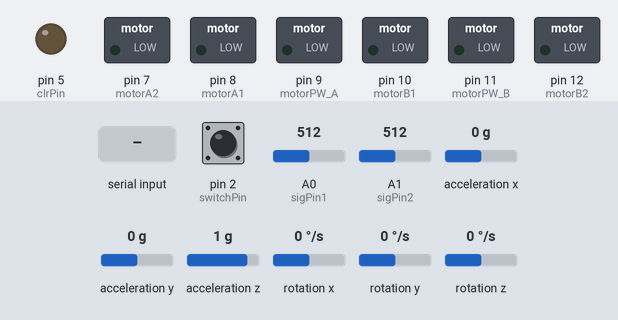
A sketch run on a simulated Arduino Uno, built with avr-gcc and run on an emulated ATmega328P. Shown: switched loads named in the sketch (green lamp = pin HIGH), output pins drawn as LEDs (lit = HIGH). The test bench sets the inputs (shaded band); at power-on: pin 2 (switchPin) HIGH, A0 (sigPin1) = 512, A1 (sigPin2) = 512, acceleration x 0 g, acceleration y 0 g, acceleration z 1 g, rotation x 0 °/s, rotation y 0 °/s, rotation z 0 °/s. Pins used as bus, display or sensor lines are not drawn; what the sketch prints to the serial monitor is not drawn.

Above: at 2.2 s.
2.3 s: "90,45\n" received over Serial
At 4.2 s:
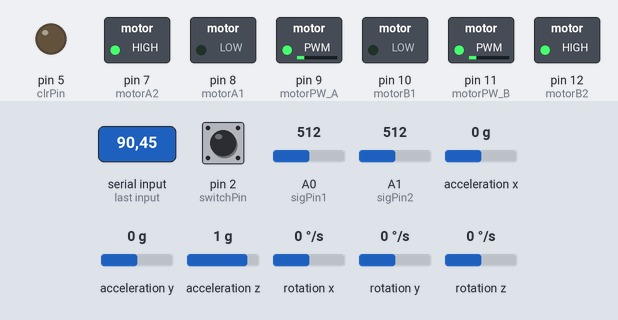
5.3 s: "30,150\n" received over Serial
At 6.5 s:
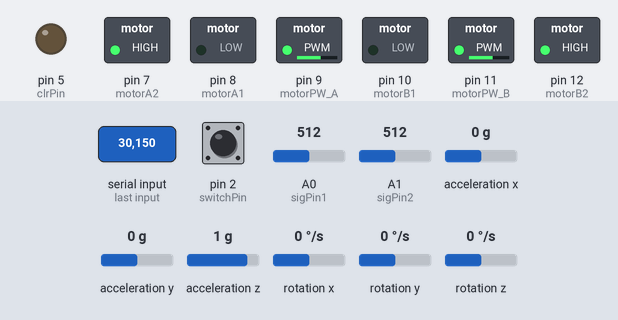
8.3 s: "200\n" received over Serial
At 9.2 s:
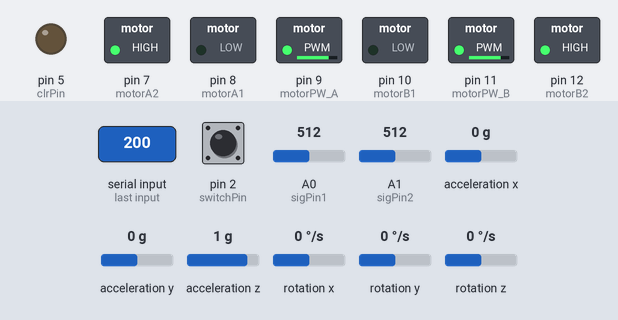
13.5 s: "90\n" received over Serial
At 14.8 s:
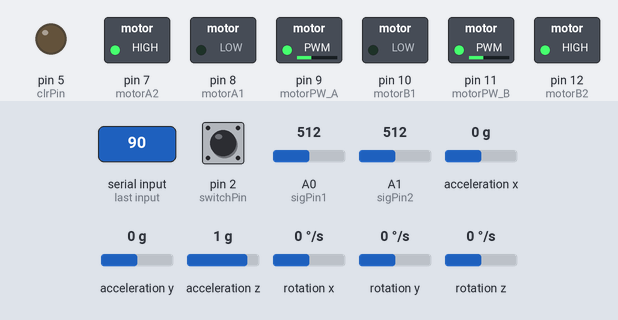
Timing chart, 0 to 16.8 s (numbered marks = the images above; inputs shaded):
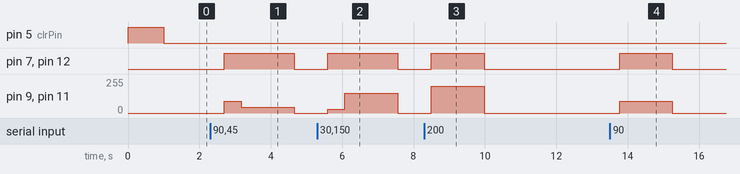

Measured:
- after the input at 2.3 s, pin 7 (motorA2), pin 12 (motorB2): LOW → HIGH after 0.40 s, → LOW 2.0 s later; pin 9 (motorPW_A), pin 11 (motorPW_B): 0/255 → 90/255 after 0.40 s, → 45/255 0.48 s later, → 0/255 1.5 s later
- after the input at 5.3 s, pin 7 (motorA2), pin 12 (motorB2): LOW → HIGH after 0.30 s, → LOW 2.0 s later; pin 9 (motorPW_A), pin 11 (motorPW_B): 0/255 → 30/255 after 0.30 s, → 150/255 0.48 s later, → 0/255 1.5 s later
- after the input at 8.3 s, pin 7 (motorA2), pin 12 (motorB2): LOW → HIGH after 0.20 s, → LOW 1.5 s later; pin 9 (motorPW_A), pin 11 (motorPW_B): 0/255 → 200/255 after 0.20 s, → 0/255 1.5 s later
- after the input at 13.5 s, pin 7 (motorA2), pin 12 (motorB2): LOW → HIGH after 0.28 s, → LOW 1.5 s later; pin 9 (motorPW_A), pin 11 (motorPW_B): 0/255 → 90/255 after 0.28 s, → 0/255 1.5 s later

The sketch:

001_code_integration.ino
```cpp
#include <Wire.h>
#include <MPU9250_asukiaaa.h>
#include <math.h>

// ====== 모터 드라이버 핀 설정 ======
const int motorA1 = 8;
const int motorA2 = 7;
const int motorPW_A = 9;

const int motorB1 = 10;
const int motorB2 = 12;
const int motorPW_B = 11;

const int switchPin = 2;

// ====== 압력센서 핀 및 설정 ======
const int numRows = 16;
const int numCols = 16;
const int delay_clr = 10;
const int delay_clc = 50;
const int clrPin = 5;
const int clkPin = 6;
const int sigPin1 = A0;
const int sigPin2 = A1;
const int colIdx[16] = {1,3,5,7,9,11,13,15,14,12,10,8,6,4,2,0};
int pressureData[numRows][numCols * 2] = { {0,}, };

// ====== 자이로 센서 설정 ======
MPU9250_asukiaaa mySensor;

// 초기 설정 -----------------------------------------------------
void setup() {
  Serial.begin(115200);

  // 모터 설정
  pinMode(motorA1, OUTPUT); pinMode(motorA2, OUTPUT); pinMode(motorPW_A, OUTPUT);
  pinMode(motorB1, OUTPUT); pinMode(motorB2, OUTPUT); pinMode(motorPW_B, OUTPUT);
  pinMode(switchPin, INPUT_PULLUP);

  // 압력센서 설정
  pinMode(clrPin, OUTPUT);
  pinMode(clkPin, OUTPUT);
  resetFSRcounter();

  // 자이로 센서 설정
  Wire.begin();
  mySensor.setWire(&Wire);
  mySensor.beginAccel();
  mySensor.beginGyro();
  delay(1000);
}

// 루프 --------------------------------------------------------
void loop() {
  // 자이로 측정 및 출력
  printIncline();

  // 압력센서 데이터 수집 및 출력
  readPressureData();
  sendJsonStart();
  sendPressureDataAsJson();
  sendJsonEnd();

  // 모터 제어
  if (Serial.available()) {
    int speed = Serial.parseInt();
    int switchState = digitalRead(switchPin);
    controlMotors(speed, switchState);
  }

  delay(200);
}

// 모터 제어 함수들 --------------------------------------------------------
void controlMotors(int speed, int switchState) {
  if (speed <= 10) {
    stopMotors(); return;
  }

  if (switchState == LOW) forwardMotors(speed);
  else backwardMotors(speed);
}

void stopMotors() {
  digitalWrite(motorA1, LOW); digitalWrite(motorA2, LOW);
  digitalWrite(motorB1, LOW); digitalWrite(motorB2, LOW);
  analogWrite(motorPW_A, 0); analogWrite(motorPW_B, 0);
}

void forwardMotors(int speed) {
  digitalWrite(motorA1, HIGH); digitalWrite(motorA2, LOW);
  analogWrite(motorPW_A, speed);
  digitalWrite(motorB1, HIGH); digitalWrite(motorB2, LOW);
  analogWrite(motorPW_B, speed);
}

void backwardMotors(int speed) {
  digitalWrite(motorA1, LOW); digitalWrite(motorA2, HIGH);
  analogWrite(motorPW_A, speed);
  digitalWrite(motorB1, LOW); digitalWrite(motorB2, HIGH);
  analogWrite(motorPW_B, speed);
}

// 압력 센서 관련 함수 --------------------------------------------------------
void resetFSRcounter(){
  digitalWrite(clrPin, LOW);
  delayMicroseconds(delay_clr);
  digitalWrite(clrPin, HIGH);
  delayMicroseconds(delay_clr);
  digitalWrite(clkPin, LOW);
}

void readPressureData(){
  digitalWrite(clrPin, HIGH);
  delayMicroseconds(delay_clr);
  digitalWrite(clrPin, LOW);

  for (int col = 0; col < numCols; col++) {
    for (int row = 0; row < numRows; row++) {
      int val1 = 1023 - analogRead(sigPin1);
      pressureData[colIdx[col]][row] = val1;
      int val2 = 1023 - analogRead(sigPin2);
      pressureData[colIdx[col]][row + numCols] = val2;

      digitalWrite(clkPin, HIGH);
      delayMicroseconds(delay_clc);
      digitalWrite(clkPin, LOW);
      delayMicroseconds(delay_clc);
    }
  }
}

void sendJsonStart() {
  Serial.println("{");
}

void sendJsonEnd() {
  Serial.println("}");
  Serial.println("END");
}

void sendPressureDataAsJson() {
  Serial.println("\"FSR\": {");
  for (int row = 0; row < numRows; row++) {
    Serial.print("\"row");
    Serial.print(row);
    Serial.print("\": [");
    for (int col = 0; col < numCols * 2; col++) {
      Serial.print(pressureData[row][col]);
      if (col < numCols * 2 - 1) Serial.print(",");
    }
    Serial.print("]");
    if (row < numRows - 1) Serial.println(",");
    else Serial.println("");
  }
  Serial.println("}");
}

// 자이로 센서 기울기 판단 함수 --------------------------------------------------------
void printIncline() {
  mySensor.accelUpdate();
  mySensor.gyroUpdate();

  float ax = mySensor.accelX();
  float ay = mySensor.accelY();
  float az = mySensor.accelZ();
  float pitch = atan2(-ax, sqrt(ay * ay + az * az)) * 180.0 / PI;

  Serial.print("Pitch: ");
  Serial.print(pitch);
  Serial.print("° → ");
  if (pitch > 10) Serial.println("오르막");
  else if (pitch < -10) Serial.println("내리막");
  else Serial.println("평지");
}
```
